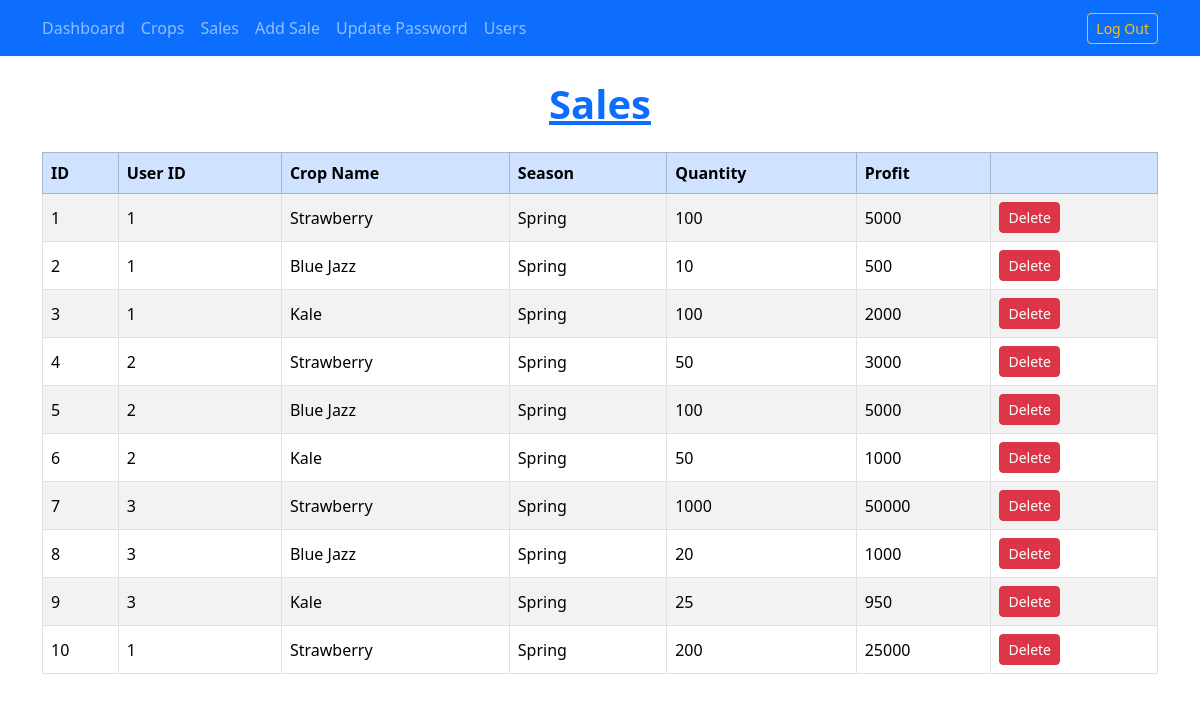
The app's page /sales (signed in), older data.
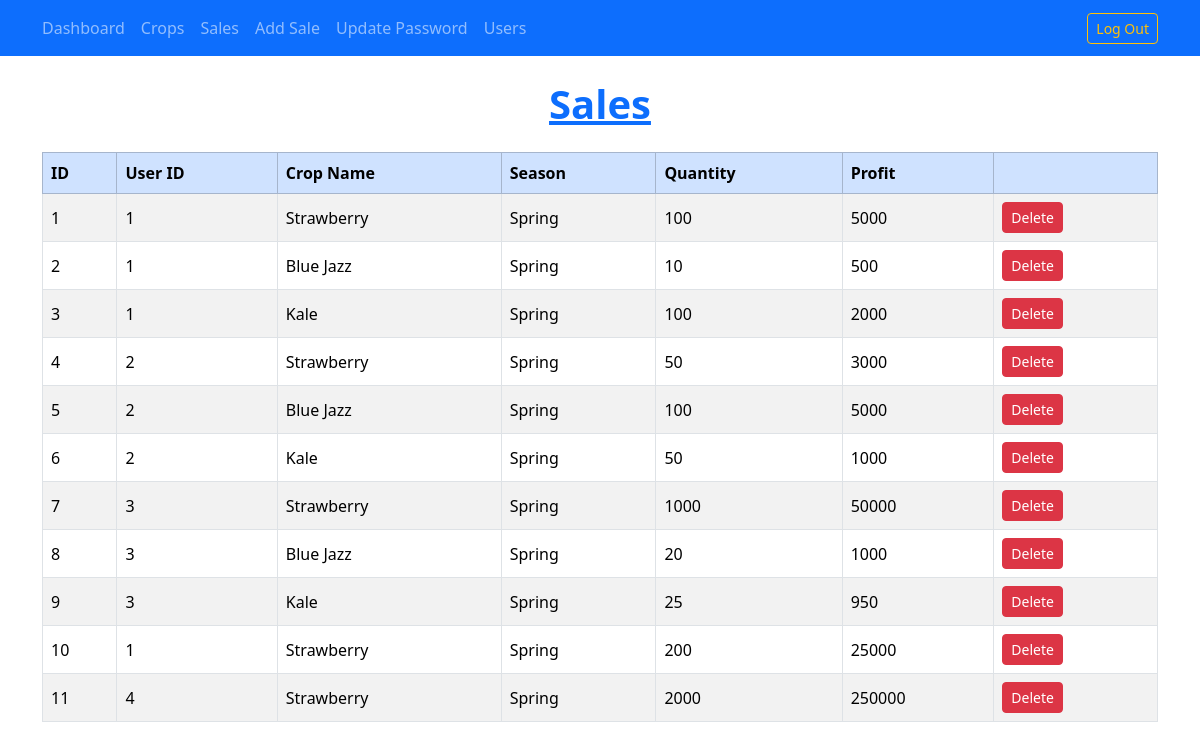
The same page, newer data.
### app.py (models this page shows)
class Sales(UserMixin, db.Model):
    id = db.Column(db.Integer, primary_key=True)
    cropid = db.Column(db.Integer, db.ForeignKey('crops.id'), nullable=False)
    season = db.Column(db.String(50), nullable=False)
    quantitysold = db.Column(db.Integer, nullable=False)
    profitmade = db.Column(db.Integer, nullable=False)
    userid = db.Column(db.Integer, db.ForeignKey('users.id'), nullable=False)
    crops = db.relationship('Crops', backref='sales', lazy=True)

class Crops(UserMixin, db.Model):
    id = db.Column(db.Integer, primary_key=True)
    cropname = db.Column(db.String(50), nullable=False)
    seedprice = db.Column(db.String(50), nullable=False)
    lowestsellingprice = db.Column(db.Integer, nullable=False)

### app.py (the view)
@app.route('/sales', methods=['GET'])
@login_required
def sales():
    if authAdmin(current_user.id) == True:
        sales = Sales.query.all()
        return render_template("sales.html", sales=sales)
    else:
        sales = Sales.query.filter_by(userid=current_user.id).all()
        return render_template("sales.html", sales=sales)

### Backend/accountTypeMannager.py (called while the page is built)
def authAdmin(UID):
    try:
        conn = sqlite3.connect('./Database/tables.db')
        cur = conn.cursor()
    except:
        return "connection failed"
    try:
        sql = '''SELECT ACCOUNTTYPE FROM users WHERE ROWID = ''' + str(UID) + ';'
        cur.execute(sql)
        accountType = cur.fetchone()
    except:
        print("retrieval failed")
        return "retrival failed"
    if str(accountType[0]) == "Admin":
        print("True")
        return True
    else:
        print("False")
        return False

### app.py (called while the page is built)
@login_manager.user_loader
def load_user(user_id):
    return Users.query.get(int(user_id))

### templates/sales.html
{% extends "base.html" %}
{% block content %}
<h1 class="mb-4 text-primary fw-bold text-decoration-underline text-center">Sales</h1>
<div class="container">
<table class="table table-striped table-bordered align-middle my-4">
    <thead class="table-primary">
        <tr>
            <th>ID</th>
            <th>User ID</th>
            <th>Crop Name</th>
            <th>Season</th>
            <th>Quantity</th>
            <th>Profit</th>
            <th></th>
        </tr>
    </thead>
    <tbody>
        {% for sales in sales %}
        <tr>
            <td>{{ sales.id }}</td>
            <td>{{ sales.userid }}</td>
            <td>{{ sales.crops.cropname }}</td>
            <td>{{ sales.season }}</td>
            <td>{{ sales.quantitysold }}</td>
            <td>{{ sales.profitmade }}</td>
            <td>
                <form action="{{ url_for('deleteSale', saleid=sales.id) }}" method="post" style="display:inline;">
                    <button type="submit" class="btn btn-danger btn-sm" onclick="return confirm('Are you sure you want to delete this sale?');">Delete</button>
                </form>
            </td>
        </tr>
        {% endfor %}
    </tbody>
</table>
</div>
{% endblock %}

Row changes from the older to the newer data that the page shows:
added Sales: id "11", userid "4", crops.cropname "Strawberry", season "Spring", quantitysold "2000", profitmade "250000"
